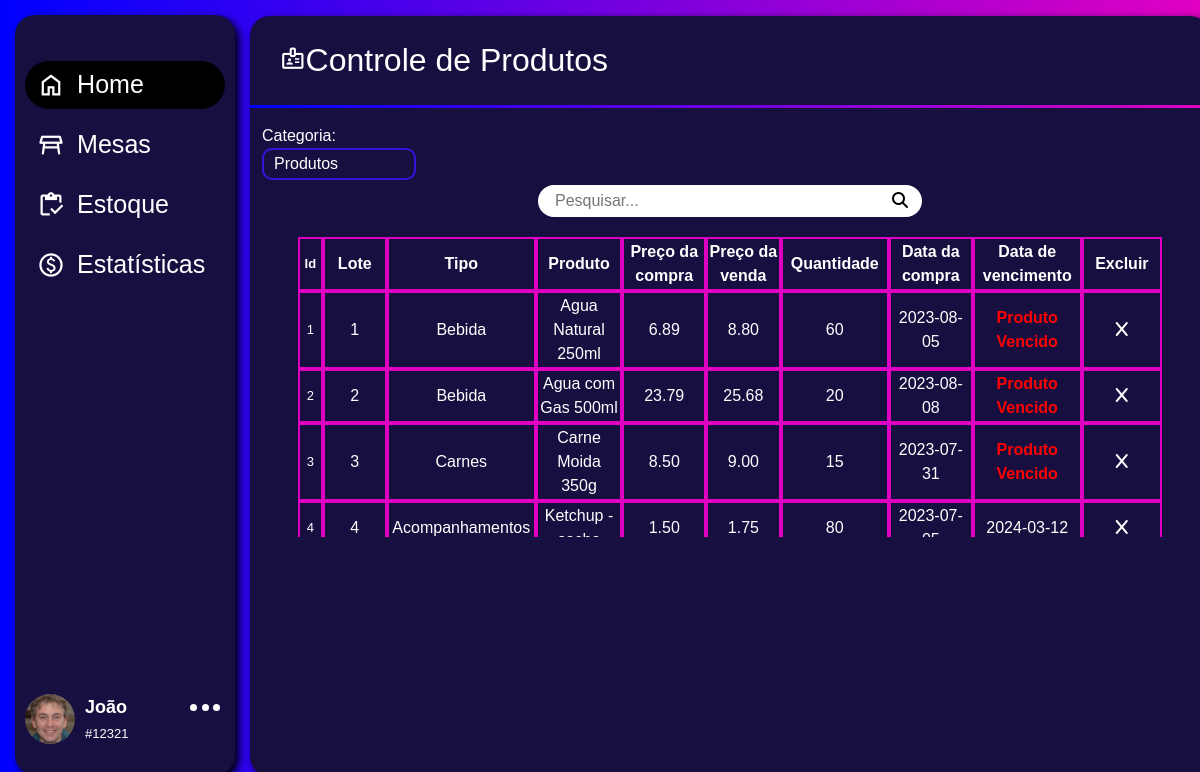
Before: /Desktop/ADM/app/pagina-inicial/controle-de-produtos/controle_prod.php (signed in) with the older database file.
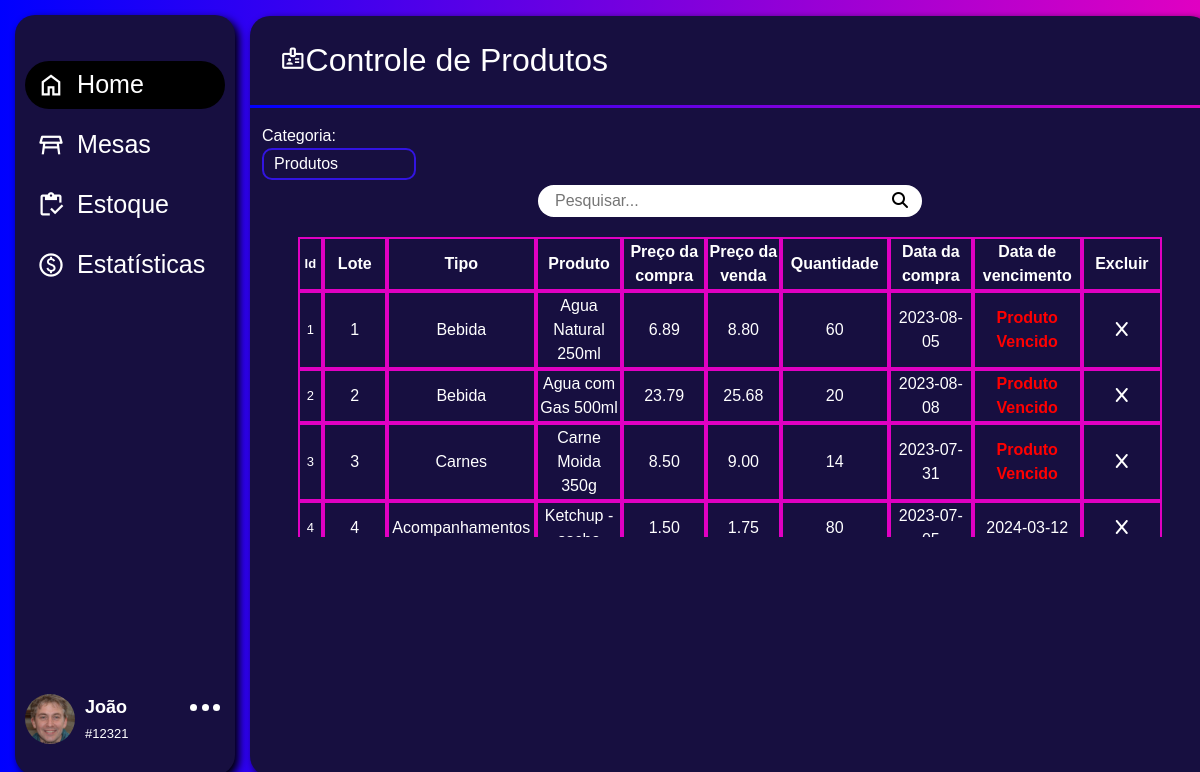
After: the same page with the newer database file.
### tables this page shows
CREATE TABLE `produto` (
  `id_prod` int(11) NOT NULL,
  `lote` int(11) NOT NULL,
  `tipo` varchar(100) NOT NULL,
  `prod` varchar(100) NOT NULL,
  `preco_compra` float(10,2) NOT NULL,
  `preco_venda` float(10,2) NOT NULL,
  `qtd` int(11) NOT NULL,
  `dta_compra` date NOT NULL,
  `dta_vencimento` date NOT NULL,
  `status` varchar(10) NOT NULL,
  `img` varchar(50) NOT NULL
);

### Desktop/ADM/app/pagina-inicial/controle-de-produtos/controle_prod.php (the view, shortened to what the changed rows need)
<?php
include(__DIR__ . '/../../../PHP/conn.php');
if (!empty($dados)) {
    $sqla = "SELECT * FROM produto WHERE prod LIKE '%$dados%' AND status ='ATIVO'";
    $sqlb = "SELECT * FROM burguer WHERE prod LIKE '%$dados%' AND status ='ATIVO'";
    $sqlc = "SELECT * FROM bebida WHERE prod LIKE '%$dados%' AND status ='ATIVO'";
    $sqld = "SELECT * FROM acompanhamento WHERE prod LIKE '%$dados%' AND status ='ATIVO'";
    $sqle = "SELECT * FROM fornecedor WHERE prod LIKE '%$dados%'";
    $sqlf = "SELECT * FROM molho WHERE prod LIKE '%$dados%' AND status ='ATIVO'";
    $sqlg = "SELECT * FROM sobremesa WHERE prod LIKE '%$dados%' AND status ='ATIVO'";
} else {
    $sqla = "SELECT * FROM produto WHERE status ='ATIVO'";
}
$produtosinfo = $sql->query($sqla);
?>
<!DOCTYPE html>
<html lang="pt-br">
<head>
    <link href="https://cdn.jsdelivr.net/npm/bootstrap@5.3.0-alpha3/dist/css/bootstrap.min.css" rel="stylesheet"
>
    <link rel="stylesheet" href="../../../assets/css/menu.css">
    <link rel="stylesheet" href="../../../assets/css/paginaInicial/cont-func.css">
</head>
<body>
    <div class="fundo">
        <main class="main">
            <div class="mainArea">
                <div id="tabelaProdutos" class="tabela">
                    <table>
                        <thead>
                            <th class="id">Id</th>
                            <th>Lote</th>
                            <th>Tipo</th>
                            <th>Produto</th>
                            <th>Preço da compra</th>
                            <th>Preço da venda</th>
                            <th>Quantidade</th>
                            <th>Data da compra</th>
                            <th>Data de vencimento</th>
                            <th>Excluir</th>
                        </thead>
                                <?php foreach($produtosinfo AS $produtosinfo2): ?>
                            <tbody id="p">
                            <tr>
                            <?php $id_prod = $produtosinfo2['id_prod'];?>
                                <td class="id"><?php echo $produtosinfo2['id_prod']; ?></td>
                                <td> <?php echo $produtosinfo2['lote']; ?> </td>
                                <td> <?php echo $produtosinfo2['tipo']; ?> </td>
                                <td> <?php echo $produtosinfo2['prod']; ?> </td>
                                <td> <?php echo $produtosinfo2['preco_compra']; ?> </td>
                                <td> <?php echo $produtosinfo2['preco_venda']; ?> </td>
                                <td class="<?php echo ($produtosinfo2['qtd'] <= 10) ? 'baixa-quantidadeTb' : ''; ?>"><?php echo $produtosinfo2['qtd']; ?><?php if ($produtosinfo2['qtd'] <= 10): ?> (Baixa quantidade) <?php endif; ?></td>
                                <td> <?php echo $produtosinfo2['dta_compra']; ?> </td>
                                <td class="<?php echo (strtotime($produtosinfo2['dta_vencimento']) <= strtotime(date('Y-m-d'))) ? 'vencido' : ''; ?>">
                                    </td>
                                <?php echo  "<td class='moreOptions'> <a href='../../../PHP/alter_prod.php?id_prod=$id_prod'; <i class='fa-solid fa-x' style='color: #ffffff;'></i></a></td>"?>
                            </tr>
                        </tbody>
                        <?php endforeach; ?>
                    </table>
                </div>
            </div>
        </main>
    </div>
</body>
</html>

Changed rows visible on the page:
changed produto "Carnes": qtd "15" → "14"
